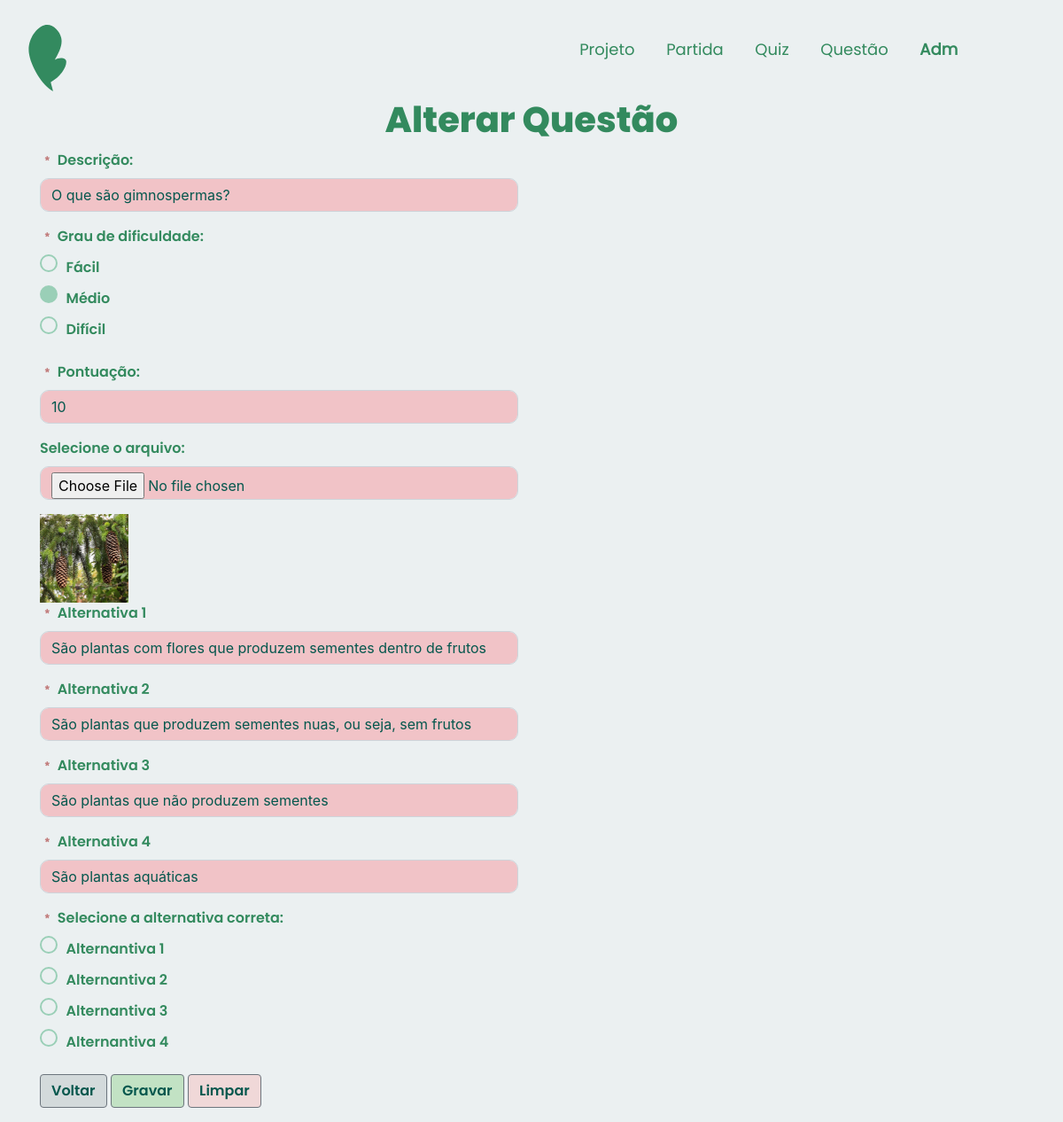
/app/controllers/QuestaoController.php?action=edit&id=9, run on the app's committed database.
### tables this page shows
CREATE TABLE IF NOT EXISTS `questao` (
  `idQuestao` INT NOT NULL AUTO_INCREMENT,
  `descricaoQ` VARCHAR(200) NOT NULL,
  `grauDificuldade` ENUM("facil", "medio", "dificil") NOT NULL,
  `pontuacao` INT NOT NULL,
  `imagem` VARCHAR(255) NULL,
  PRIMARY KEY (`idQuestao`));

CREATE TABLE IF NOT EXISTS `alternativa` (
  `idAlternativa` INT NOT NULL AUTO_INCREMENT,
  `descricaoAlternativa` VARCHAR(200) NOT NULL,
  `alternativaCerta` TINYINT NOT NULL,
  `idQuestao` INT NOT NULL,
  PRIMARY KEY (`idAlternativa`),
  CONSTRAINT `fk_alternativa_questao1`
    FOREIGN KEY (`idQuestao`)
    REFERENCES `questao` (`idQuestao`)
    ON DELETE NO ACTION
    ON UPDATE NO ACTION);

### app/models/QuestaoModel.php (called while the page is built, shortened)
<?php
class Questao
{
    private $descricaoQ;
    private $grauDificuldade;
    private $pontuacao;
    private $imagem;
    private $alternativas;
    public function getDescricaoQ()
    {
        return $this->descricaoQ;
    }
    public function setDescricaoQ($descricaoQ)
    {
        $this->descricaoQ = $descricaoQ;
        return $this;
    }
    public function getGrauDificuldade()
    {
        return $this->grauDificuldade;
    }
    public function setGrauDificuldade($grauDificuldade)
    {
        $this->grauDificuldade = $grauDificuldade;
        return $this;
    }
    public function getPontuacao()
    {
        return $this->pontuacao;
    }
    public function setPontuacao($pontuacao)
    {
        $this->pontuacao = $pontuacao;
        return $this;
    }
    public function getImagem()
    {
        return $this->imagem;
    }
    public function setImagem($imagem)
    {
        $this->imagem = $imagem;
        return $this;
    }
    public function getAlternativas()
    {
        return $this->alternativas;
    }
    public function setAlternativas($alternativas)
    {
        $this->alternativas = $alternativas;
        return $this;
    }
    public function isAlternativaCerta($idx)
    {
        $alternativas = $this->getAlternativas();
        return false;
    }
}

### app/dao/QuestaoDAO.php (called while the page is built, shortened)
<?php
include_once(__DIR__ . "/../models/QuestaoModel.php");
class QuestaoDAO
{
    public function findById(int $id)
    {
        $conn = Connection::getConn();
        $sql = "SELECT * FROM questao q" .
            " WHERE q.idQuestao = ?";
        $stm = $conn->prepare($sql);
        $stm->execute([$id]);
        $result = $stm->fetchAll();
        $questoes = $this->mapQuestoes($result);
        if (count($questoes) == 1)
            return $questoes[0];
        elseif (count($questoes) == 0)
            return null;
        die("QuestaoDAO.findById()" .
            " - Erro: mais de uma questão encontrada.");
    }
    private function mapQuestoes($result)
    {
        $questoes = array();
        foreach ($result as $reg) {
            $questao = new Questao();
            $questao->setIdQuestao($reg['idQuestao']);
            $questao->setDescricaoQ($reg['descricaoQ']);
            $questao->setGrauDificuldade($reg['grauDificuldade']);
            $questao->setPontuacao($reg['pontuacao']);
            $questao->setImagem($reg['imagem']);
            array_push($questoes, $questao);
        }
        return $questoes;
    }
}

### app/models/AlternativaModel.php (called while the page is built, shortened)
<?php
class Alternativa
{
    private $descricaoAlternativa;
    private $alternativaCerta;
    public function getDescricaoAlternativa()
    {
        return $this->descricaoAlternativa;
    }
    public function setDescricaoAlternativa($descricaoAlternativa)
    {
        $this->descricaoAlternativa = $descricaoAlternativa;
        return $this;
    }
    public function getAlternativaCerta()
    {
        return $this->alternativaCerta;
    }
    public function setAlternativaCerta($alternativaCerta)
    {
        $this->alternativaCerta = $alternativaCerta;
        return $this;
    }
}

### app/dao/AlternativaDAO.php (called while the page is built, shortened)
<?php
include_once(__DIR__ . "/../models/AlternativaModel.php");
class AlternativaDAO
{
    public function findAllByQuestao($idQuestao)
    {
        $conn = Connection::getConn();
        $sql = "SELECT * FROM alternativa WHERE idQuestao = :idQuestao ORDER BY idAlternativa";
        $stm = $conn->prepare($sql);
        $stm->bindValue("idQuestao", $idQuestao);
        $stm->execute();
        $result = $stm->fetchAll(PDO::FETCH_ASSOC);
        return $this->mapAlternativas($result);
    }
    private function mapAlternativas($result)
    {
        $alternativas = array();
        foreach ($result as $reg) {
            $alt = new Alternativa();
            $alt->setIdAlternativa($reg['idAlternativa']);
            $alt->setDescricaoAlternativa($reg['descricaoAlternativa']);
            $alt->setAlternativaCerta($reg['alternativaCerta']);
            array_push($alternativas, $alt);
        }
        return $alternativas;
    }
}

### app/views/questao/form.php (the view, shortened to what this page needs)
<?php
require_once(__DIR__ . "/../../bootstrap/header.php");
?>
<!DOCTYPE html>
<html lang="en">
<head>
    <?php require_once(__DIR__ . "/../../bootstrap/navADMMeninas.php"); ?>
    <?php require_once(__DIR__ . "/../../bootstrap/header.php"); ?>
    <link rel="stylesheet" href="<?php echo BASEURL; ?>/views/css/cabecalho.css">
    <link rel="stylesheet" href="<?php echo BASEURL; ?>/views/css/index.css">
    <link rel="stylesheet" href="<?php echo BASEURL; ?>/views/css/form.css">
</head>
<body>
    <h1 id="quest" class=" text-center tituloPagina">
        <?php if ($dados['id'] == 0) echo "Inserir";
        else echo "Alterar";
        ?>
        Questão
    </h1>
    <div class="container">
        <div class="row" style="margin-top: 10px;">
            <div class="col-6">
                <form id="frmQuestao" method="POST" action="<?= BASEURL ?>/controllers/QuestaoController.php?action=save" enctype="multipart/form-data">
                    <div class="form-group">
                        <label class=" nomeAtributo" for="txtDescricaoQ"><span class="asterisco">﹡</span> Descrição:</label>
                        <input class="form-control" type="text" id="txtDescricaoQ" name="descricao" maxlength="200" placeholder="Informe a descrição da questão" value="<?php echo (isset($dados["questao"]) ? $dados["questao"]->getDescricaoQ() : ''); ?>" />
                    </div>
                    <div class="form-group">
                        <label class="nomeAtributo" for="txtGrauDificuldade"><span class="asterisco">﹡</span> Grau de dificuldade:</label>
                        <fieldset>
                            <div>
                                <input type="radio" id="facil" name="grauDificuldade" value="facil" <?php echo (isset($dados["questao"]) && $dados["questao"]->getGrauDificuldade() == "facil") ? "checked" : "" ?>>
                                <label class=" nomeAtributo" for="facil">Fácil</label>
                            </div>
                            <div>
                                <input type="radio" id="medio" name="grauDificuldade" value="medio" <?php echo (isset($dados["questao"]) && $dados["questao"]->getGrauDificuldade() == "medio") ? "checked" : "" ?>>
                                <label class="nomeAtributo" for="medio">Médio</label>
                            </div>
                            <div>
                                <input type="radio" id="dificil" name="grauDificuldade" value="dificil" <?php echo (isset($dados["questao"]) && $dados["questao"]->getGrauDificuldade() == "dificil") ? "checked" : "" ?>>
                                <label class="nomeAtributo" for="dificil">Difícil</label>
                            </div>
                        </fieldset>
                    </div>
                    <div class="form-group">
                        <label class="nomeAtributo" for="txtPontuacao"><span class="asterisco">﹡</span> Pontuação:</label>
                        <input class="form-control" type="number" id="txtPontuacao" name="pontuacao" placeholder="Informe a pontuação da questão" value="<?php echo (isset($dados["questao"]) ? $dados["questao"]->getPontuacao() : ''); ?>" />
                    </div>
                    <div class="form-group">
                        <label for="uplImagem" class="nomeAtributo">Selecione o arquivo:</label>
                        <br>
                        <input class="form-control" type="file" name="imagem" id="uplImagem" accept="image/*" />
                    </div>
                    <?php if (isset($dados["questao"]) && $dados["questao"]->getImagem()) : ?>
                        <img src="<?= BASEURL_ARQUIVOS . "/" . $dados["questao"]->getImagem() ?>" style="width: 100px; height: auto;" />
                    <?php endif; ?>
                    <?php $i = 1; ?>
                    <?php foreach ($dados['alternativas'] as $campo) : ?>
                        <div class="form-group">
                            <label class="nomeAtributo" for="txt<?= $campo ?>"><span class="asterisco">﹡</span> Alternativa <?= $i; ?></label>
                            <input class="form-control" type="text" id="txt<?= $campo ?>" name="<?= $campo ?>" maxlength="200" placeholder="Informe a descrição da alternativa" value="<?php echo (isset($dados["questao"]) && $dados["questao"]->getAlternativas() && count($dados["questao"]->getAlternativas()) >= 4 ? $dados["questao"]->getAlternativas()[$i - 1]->getDescricaoAlternativa() : ''); ?>">
                        </div>
                        <?php $i++; ?>
                    <?php endforeach; ?>
                    <div class="form-group">
                        <label class="nomeAtributo"><span class="asterisco">﹡</span> Selecione a alternativa correta:</label><br>
                        <div> <input type="radio" name="alternativa_correta" value="0" <?php echo (isset($dados["questao"]) && $dados["questao"]->isAlternativaCerta(0) ? 'checked' : '') ?>>
                            <label class="nomeAtributo" for="dificil">Alternantiva 1</label>
                        </div>
                        <div> <input type="radio" name="alternativa_correta" value="1" <?php echo (isset($dados["questao"]) && $dados["questao"]->isAlternativaCerta(0) ? 'checked' : '') ?>>
                            <label class="nomeAtributo" for="dificil">Alternantiva 2</label>
                        </div>
                        <div> <input type="radio" name="alternativa_correta" value="2" <?php echo (isset($dados["questao"]) && $dados["questao"]->isAlternativaCerta(0) ? 'checked' : '') ?>>
                            <label class="nomeAtributo" for="dificil">Alternantiva 3</label>
                        </div>
                        <div> <input type="radio" name="alternativa_correta" value="3" <?php echo (isset($dados["questao"]) && $dados["questao"]->isAlternativaCerta(0) ? 'checked' : '') ?>>
                            <label class="nomeAtributo" for="dificil">Alternantiva 4</label>
                        </div>
                    </div>
                    <div>
                        <a class="btn btn-secondary botaoVoltar" href="<?= BASEURL ?>/controllers/QuestaoController.php?action=list">Voltar</a>
                        <button type="submit" class="btn btn-secondary botaoGravar">Gravar</button>
                        <button type="reset" class="btn btn-secondary botaoLimpar">Limpar</button>
                    </div>
                </form>
            </div>
            <div class="col-6">
            </div>
        </div>
    </div>
</body>
</html>

### app/views/css/cabecalho.css (style rules this page uses)
:root { --principal: #338a5f; --verdao: #04574d; --branco: #ebf0f1; --branquinho: #ebf0f14b; --destaque: #f58c95; --rosinha: #f0b6bc; --cinza: #586660; --cinzinha: #d3dadb; width: 100%; height: 100%; font-family: Poppins-regular, Roboto; }
button, button:focus, button::after, button::before { outline: none !important; }

### app/views/css/index.css (style rules this page uses)
:root { --principal: #338a5f; --verdao: #04574d; --branco: #ebf0f1; --branquinho: #ebf0f14b; --destaque: #f58c95; --rosinha: #f0b6bc; --cinza: #586660; --cinzinha: #d3dadb; width: 100%; height: 100%; font-family: Poppins-regular, Roboto; }
button, button:focus, button::after, button::before { outline: none !important; }
body { background-color: var(--branco); }
body { overflow-x: hidden; }

### app/views/css/form.css (style rules this page uses)
:root { --principal: hsl(150, 46%, 37%); --verdao: #04574d; --verdinho: #9acfb7; --branco: #ebf0f1; --branquinho: #ebf0f14b; --destaque: #f58c95; --rosinha: #f0b6bc; --rosinhasinha: #f1c3c7; --cinza: #586660; --cinzinha: #d3dadb; --vermelho: #c27e7e; width: 100%; height: 100%; font-family: Poppins-regular, Roboto; }
.tituloPagina { font-weight: 600; color: var(--principal); font-family: "Poppins"; }
.nomeAtributo { font-weight: 700; color: var(--principal); font-family: "Poppins-semibold"; }
.form-control { border-radius: 10px; background-color: var( --rosinhasinha ); color: var(--verdao); }
.form-group input[type="radio"] { margin-right: 5px; appearance: none; -webkit-appearance: none; -moz-appearance: none; width: 20px; height: 20px; border-radius: 50%; border: 2px solid var(--verdinho); transition: background-color 0.3s ease, border-color 0.3s ease; }
.form-group input[type="radio"]:checked { background-color: var(--verdinho); border-color: var(--verdinho); }
.botaoGravar { background-color: #c2e2c4; color: var(--verdao); font-family: "Poppins-semibold"; }
.botaoLimpar { background-color: #f0d8d8; color: var(--verdao); font-family: "Poppins-semibold"; }
.botaoVoltar { background-color: var(--cinzinha); color: var(--verdao); font-family: "Poppins-semibold"; }
.asterisco { color: var(--vermelho); }
body { background-color: var(--branco); }
.container { flex: 1; }

### data on the page
questao: descricao "O que são gimnospermas?", grauDificuldade "☐ Fácil", grauDificuldade "☑ Médio", grauDificuldade "☐ Difícil", pontuacao "10", imagem (picture)
alternativa: alternativa1 "São plantas com flores que produzem sementes dentro de frutos"
alternativa: alternativa2 "São plantas que produzem sementes nuas, ou seja, sem frutos"
alternativa: alternativa3 "São plantas que não produzem sementes"
alternativa: alternativa4 "São plantas aquáticas"
